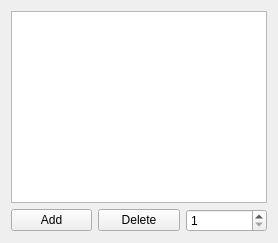
                 <widget class="QWidget" name="tab_21">
                  <attribute name="title">
                   <string>Dwell_List</string>
                  </attribute>
                  <layout class="QGridLayout" name="gridLayout_21">
                   <item row="1" column="1">
                    <widget class="QPushButton" name="remove_dw_table">
                     <property name="text">
                      <string>Delete</string>
                     </property>
                    </widget>
                   </item>
                   <item row="1" column="0">
                    <widget class="QPushButton" name="add_dw_table">
                     <property name="text">
                      <string>Add</string>
                     </property>
                    </widget>
                   </item>
                   <item row="1" column="2">
                    <widget class="QSpinBox" name="dw_table_pos">
                     <property name="minimum">
                      <number>1</number>
                     </property>
                     <property name="maximum">
                      <number>9999</number>
                     </property>
                     <property name="value">
                      <number>1</number>
                     </property>
                    </widget>
                   </item>
                   <item row="0" column="0" colspan="3">
                    <widget class="QTableWidget" name="Dwells_table"/>
                   </item>
                  </layout>
                 </widget>
